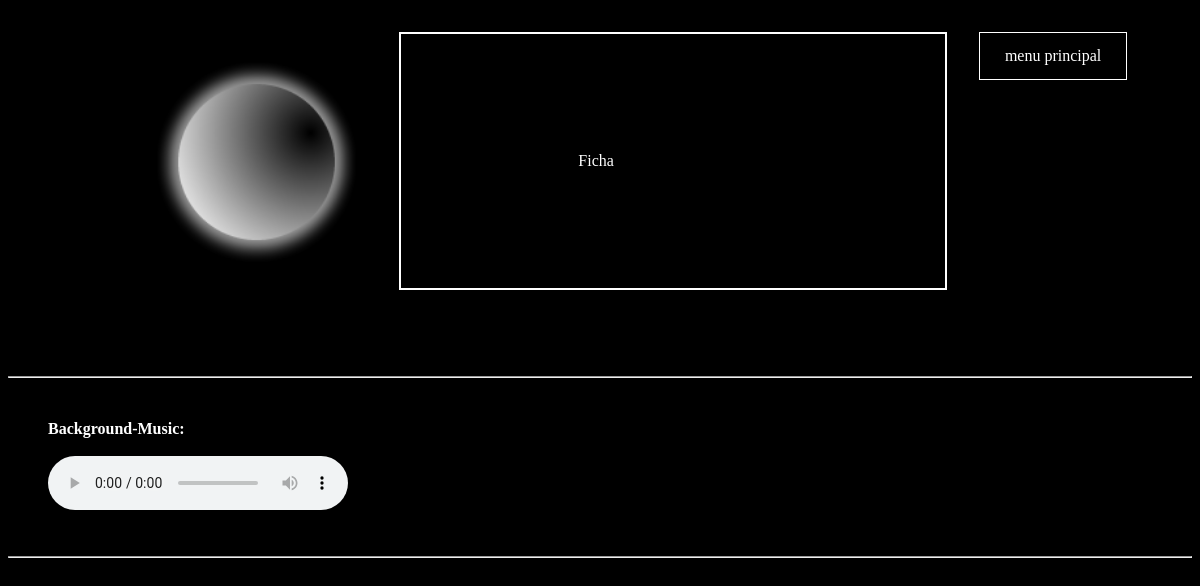
/menus/static/key_18.php, run on an earlier commit of the app's database.
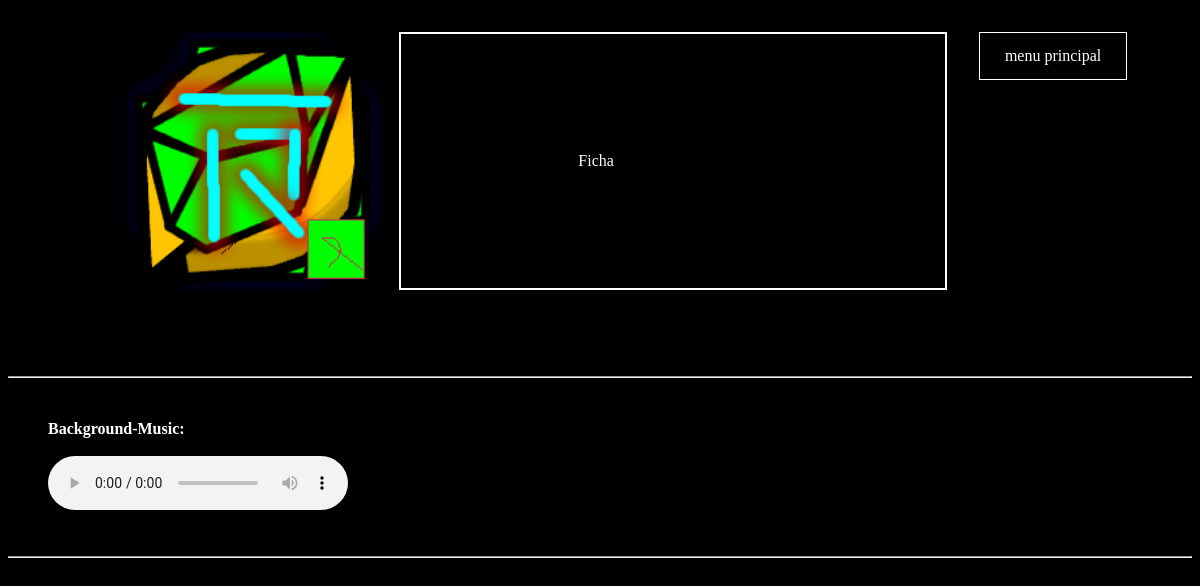
And on a later commit of the database.
### tables this page shows
CREATE TABLE IF NOT EXISTS `inv_camada` (
  `id_inv_cam` bigint(20) UNSIGNED NOT NULL AUTO_INCREMENT,
  `DONO_INV` varchar(250) DEFAULT NULL,
  `user_inv` varchar(250) DEFAULT NULL,
  `head` varchar(250) DEFAULT NULL,
  `olhoDIR` varchar(250) DEFAULT NULL,
  `olhoesq` varchar(250) DEFAULT NULL,
  `ombroDIR` varchar(250) DEFAULT NULL,
  `ombroesq` varchar(250) DEFAULT NULL,
  `peitoral` varchar(250) DEFAULT NULL,
  `cintura` varchar(250) DEFAULT NULL,
  `handDIR` varchar(250) DEFAULT NULL,
  `handesq` varchar(250) DEFAULT NULL,
  `chifreDIR` varchar(250) DEFAULT NULL,
  `chifreesq` varchar(250) DEFAULT NULL,
  `cotoveloDIR` varchar(250) DEFAULT NULL,
  `cotoveloesq` varchar(250) DEFAULT NULL,
  `coxaDIR` varchar(250) DEFAULT NULL,
  `coxaesq` varchar(250) DEFAULT NULL,
  `feetDIR` varchar(250) DEFAULT NULL,
  `feetesq` varchar(250) DEFAULT NULL,
  `orelhaDIR` varchar(250) DEFAULT NULL,
  `orelhaesq` varchar(250) DEFAULT NULL,
  `asaDIR` varchar(250) DEFAULT NULL,
  `asaesq` varchar(250) DEFAULT NULL,
  `calda` varchar(250) DEFAULT NULL,
  `neck` varchar(250) DEFAULT NULL,
  `camada` varchar(250) DEFAULT NULL,
  `clan` varchar(255) NOT NULL,
  `save` varchar(255) NOT NULL,
  `custom` varchar(255) NOT NULL,
  `pact` varchar(250) NOT NULL,
  PRIMARY KEY (`id_inv_cam`),
  UNIQUE KEY `id_inv_cam` (`id_inv_cam`)
);

### menus/static/key_18.php (the view, shortened to what this page needs)
<?php
include('../../login-cadastro/db/conexao.php');
?>
<!DOCTYPE html>
<html lang="en">
<head>
</head>
<body>
   <img id="button01"  src=<?php
$stmt34= $pdo-> prepare( "SELECT * FROM inv_camada ORDER BY
       id_inv_cam DESC LIMIT 1 ");
$stmt34-> execute();
$result34 = $stmt34-> fetchAll( PDO::FETCH_ASSOC );
foreach($result34 as  $value34) {
echo $value34["clan"];
                     }
?>
 ></a>
   <a href="key_61.php"> <p id="button03" class="button">Ficha</p></a>
   <a class= "pg1" href="key_24.php">menu principal</a>
<br/>
   <br/>
    <br/>
<br/>
   <br/>
<br/>
   <br/>
<br/>
   <br/>
<br/>   <br/>
<br/>
   <br/>
<br/>
   <br/>
<br/>
   <br/>
<br/>
   <br/>
<br/>
<hr/>
<br/>
  <figure>
    <figcaption style="color:white; font-weight: bold ">Background-Music:</figcaption>
    <br/>
    <audio
        controls
        loop
        play
        src="../ost/theme.mp3">
    </audio>
    <br/>
</figure>
<br/>
<hr/>
<br/>
<br/>
</body>
</html>

### menus/static/key_18.php (style rules this page uses)
body { position:relative; }
.button { position:absolute; padding: 10% 15%; text-align: center; font-size: 16px; background-color: black ; color: white; border: 2px solid white; }
#button01 { position:absolute; margin-top:2%; margin-left:10%; width: 22%; }
#button03 { margin-top:2%; margin-left:33%; padding-right: 28%; }
a.pg1 { margin-left:82%; margin-top:2%; position:absolute; }
a.pg1:link, a.pg1:visited { background-color: black ; color: white; padding: 14px 25px; text-align: center; text-decoration: none; display: inline-block; border: 1px solid white; }
body { background-color: black ; }
p { color:white; }

What changed in the data, as far as the page shows it:
no longer on this page (row edited): inv_camada: clan (picture)
added inv_camada: clan (picture)
